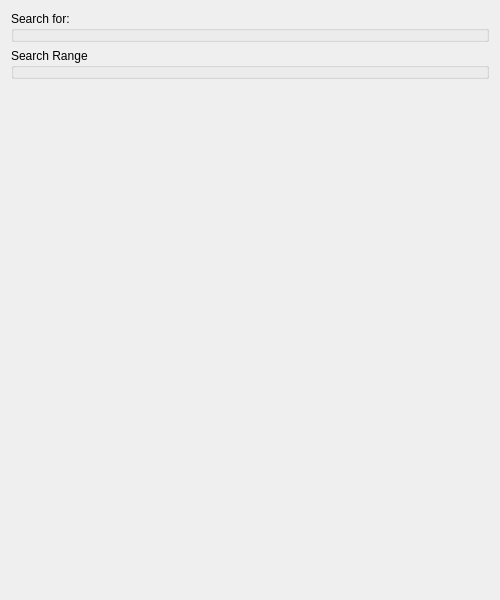
<?xml version="1.0" encoding="UTF-8"?>
<ui version="4.0">
 <class>SearchChunksDialog</class>
 <widget class="QDialog" name="SearchChunksDialog">
  <property name="geometry">
   <rect>
    <x>0</x>
    <y>0</y>
    <width>500</width>
    <height>600</height>
   </rect>
  </property>
  <layout class="QVBoxLayout" name="verticalLayout">
   <item>
    <widget class="QGroupBox" name="plugin_context">
     <property name="sizePolicy">
      <sizepolicy hsizetype="Preferred" vsizetype="Maximum">
       <horstretch>0</horstretch>
       <verstretch>0</verstretch>
      </sizepolicy>
     </property>
     <property name="title">
      <string>Search for:</string>
     </property>
     <layout class="QVBoxLayout" name="layout_plugin">
      <property name="leftMargin">
       <number>0</number>
      </property>
      <property name="topMargin">
       <number>0</number>
      </property>
      <property name="rightMargin">
       <number>0</number>
      </property>
      <property name="bottomMargin">
       <number>0</number>
      </property>
     </layout>
    </widget>
   </item>
   <item>
    <widget class="QGroupBox" name="groupBox">
     <property name="sizePolicy">
      <sizepolicy hsizetype="Preferred" vsizetype="Maximum">
       <horstretch>0</horstretch>
       <verstretch>0</verstretch>
      </sizepolicy>
     </property>
     <property name="title">
      <string>Search Range</string>
     </property>
     <layout class="QVBoxLayout" name="verticalLayout_2">
      <property name="leftMargin">
       <number>0</number>
      </property>
      <property name="topMargin">
       <number>0</number>
      </property>
      <property name="rightMargin">
       <number>0</number>
      </property>
      <property name="bottomMargin">
       <number>0</number>
      </property>
      <item>
       <widget class="SearchRangeWidget" name="range" native="true"/>
      </item>
     </layout>
    </widget>
   </item>
   <item>
    <widget class="SearchResultWidget" name="resultList" native="true"/>
   </item>
  </layout>
 </widget>
 <customwidgets>
  <customwidget>
   <class>SearchResultWidget</class>
   <extends>QWidget</extends>
   <header>search/searchresultwidget.h</header>
   <container>1</container>
  </customwidget>
  <customwidget>
   <class>SearchRangeWidget</class>
   <extends>QWidget</extends>
   <header>search/searchrangewidget.h</header>
   <container>1</container>
  </customwidget>
 </customwidgets>
 <resources/>
 <connections/>
</ui>
